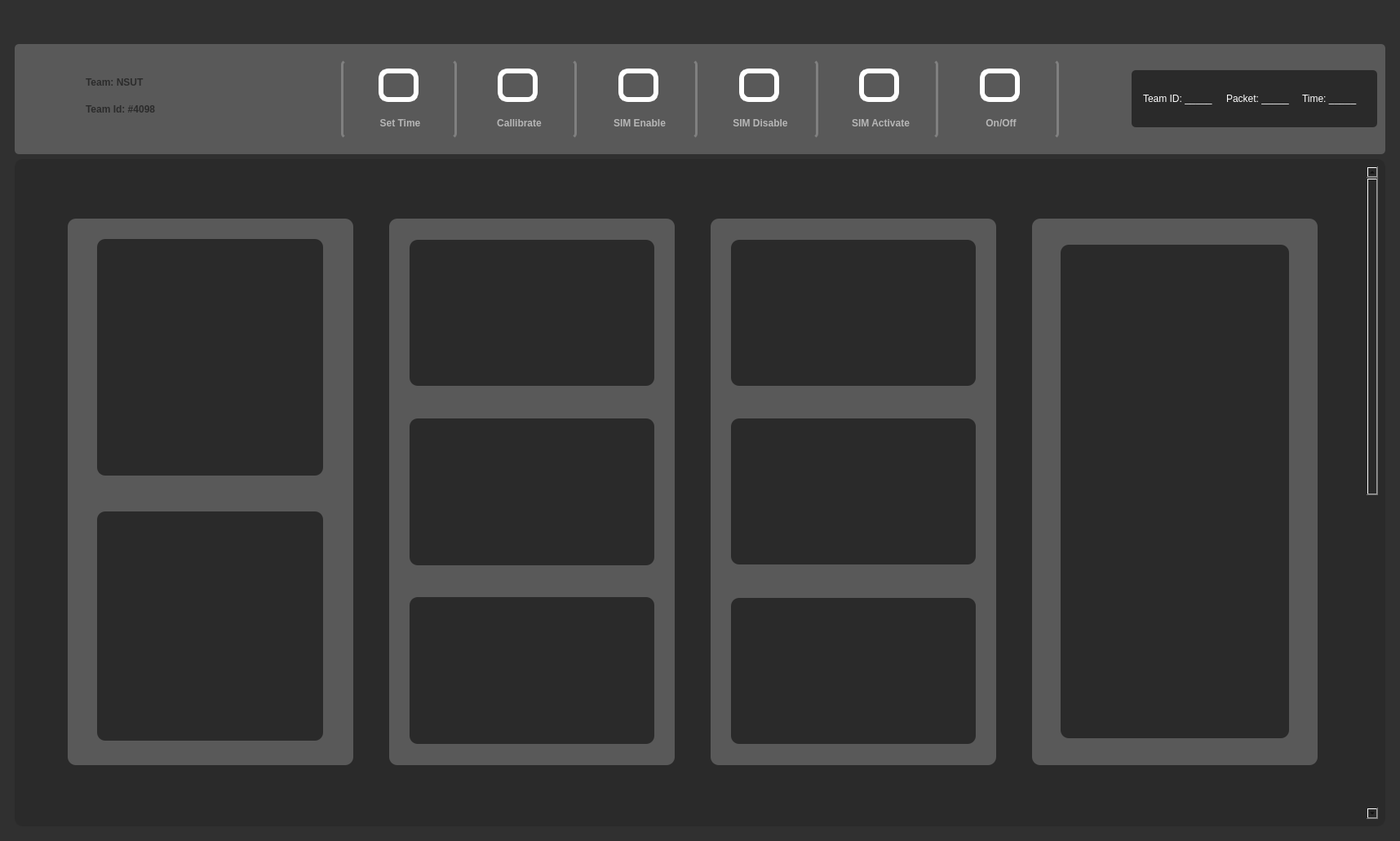
<?xml version="1.0" encoding="UTF-8"?>
<ui version="4.0">
 <class>MainWindow</class>
 <widget class="QMainWindow" name="MainWindow">
  <property name="geometry">
   <rect>
    <x>0</x>
    <y>0</y>
    <width>1716</width>
    <height>1031</height>
   </rect>
  </property>
  <property name="windowTitle">
   <string>MainWindow</string>
  </property>
  <property name="styleSheet">
   <string notr="true">background-color:#303030</string>
  </property>
  <widget class="QWidget" name="centralwidget">
   <layout class="QVBoxLayout" name="verticalLayout">
    <item>
     <widget class="QFrame" name="frame">
      <property name="styleSheet">
       <string notr="true">background-color:#303030;
border-radius:10px</string>
      </property>
      <property name="frameShape">
       <enum>QFrame::StyledPanel</enum>
      </property>
      <property name="frameShadow">
       <enum>QFrame::Raised</enum>
      </property>
      <layout class="QVBoxLayout" name="verticalLayout_2">
       <item>
        <widget class="QFrame" name="frame_2">
         <property name="sizePolicy">
          <sizepolicy hsizetype="Preferred" vsizetype="Fixed">
           <horstretch>0</horstretch>
           <verstretch>0</verstretch>
          </sizepolicy>
         </property>
         <property name="minimumSize">
          <size>
           <width>0</width>
           <height>30</height>
          </size>
         </property>
         <property name="maximumSize">
          <size>
           <width>16777215</width>
           <height>36</height>
          </size>
         </property>
         <property name="styleSheet">
          <string notr="true">
border-radius:5px;
background-color:#303030</string>
         </property>
         <property name="frameShape">
          <enum>QFrame::StyledPanel</enum>
         </property>
         <property name="frameShadow">
          <enum>QFrame::Raised</enum>
         </property>
        </widget>
       </item>
       <item>
        <widget class="QFrame" name="frame_3">
         <property name="sizePolicy">
          <sizepolicy hsizetype="Preferred" vsizetype="Fixed">
           <horstretch>0</horstretch>
           <verstretch>0</verstretch>
          </sizepolicy>
         </property>
         <property name="minimumSize">
          <size>
           <width>0</width>
           <height>120</height>
          </size>
         </property>
         <property name="styleSheet">
          <string notr="true">background-color:#595959;
padding: 1px;
border-radius:5px;
</string>
         </property>
         <property name="frameShape">
          <enum>QFrame::StyledPanel</enum>
         </property>
         <property name="frameShadow">
          <enum>QFrame::Raised</enum>
         </property>
         <layout class="QHBoxLayout" name="horizontalLayout_5">
          <item alignment="Qt::AlignLeft">
           <widget class="QFrame" name="NameSymbol">
            <property name="minimumSize">
             <size>
              <width>237</width>
              <height>66</height>
             </size>
            </property>
            <property name="styleSheet">
             <string notr="true">background-color:rgb(89, 89, 89);</string>
            </property>
            <property name="frameShape">
             <enum>QFrame::StyledPanel</enum>
            </property>
            <property name="frameShadow">
             <enum>QFrame::Raised</enum>
            </property>
            <layout class="QHBoxLayout" name="horizontalLayout_4">
             <item>
              <widget class="QLabel" name="label_7">
               <property name="minimumSize">
                <size>
                 <width>10</width>
                 <height>0</height>
                </size>
               </property>
               <property name="maximumSize">
                <size>
                 <width>57</width>
                 <height>49</height>
                </size>
               </property>
               <property name="text">
                <string/>
               </property>
               <property name="pixmap">
                <pixmap>icons/space-shuttle.png</pixmap>
               </property>
               <property name="scaledContents">
                <bool>true</bool>
               </property>
               <property name="alignment">
                <set>Qt::AlignBottom|Qt::AlignLeading|Qt::AlignLeft</set>
               </property>
              </widget>
             </item>
             <item>
              <layout class="QVBoxLayout" name="verticalLayout_11">
               <property name="spacing">
                <number>1</number>
               </property>
               <property name="topMargin">
                <number>11</number>
               </property>
               <property name="bottomMargin">
                <number>19</number>
               </property>
               <item>
                <widget class="QLabel" name="label_5">
                 <property name="styleSheet">
                  <string notr="true">border:none</string>
                 </property>
                 <property name="text">
                  <string>&lt;html&gt;&lt;head/&gt;&lt;body&gt;&lt;p&gt;&lt;span style=&quot; font-size:9pt; font-weight:600; color:#2b2b2b;&quot;&gt;Team: NSUT&lt;/span&gt;&lt;/p&gt;&lt;/body&gt;&lt;/html&gt;</string>
                 </property>
                </widget>
               </item>
               <item>
                <widget class="QLabel" name="label_6">
                 <property name="styleSheet">
                  <string notr="true">border:none;
</string>
                 </property>
                 <property name="text">
                  <string>&lt;html&gt;&lt;head/&gt;&lt;body&gt;&lt;p&gt;&lt;span style=&quot; font-size:9pt; font-weight:600; color:#2b2b2b;&quot;&gt;Team Id: #4098&lt;/span&gt;&lt;/p&gt;&lt;/body&gt;&lt;/html&gt;</string>
                 </property>
                </widget>
               </item>
              </layout>
             </item>
            </layout>
           </widget>
          </item>
          <item>
           <widget class="QFrame" name="Commands">
            <property name="minimumSize">
             <size>
              <width>900</width>
              <height>90</height>
             </size>
            </property>
            <property name="styleSheet">
             <string notr="true">background-color:rgb(89, 89, 89)</string>
            </property>
            <property name="frameShape">
             <enum>QFrame::StyledPanel</enum>
            </property>
            <property name="frameShadow">
             <enum>QFrame::Raised</enum>
            </property>
            <layout class="QHBoxLayout" name="horizontalLayout_6">
             <item>
              <widget class="QFrame" name="frame_31">
               <property name="minimumSize">
                <size>
                 <width>46</width>
                 <height>95</height>
                </size>
               </property>
               <property name="sizeIncrement">
                <size>
                 <width>0</width>
                 <height>3</height>
                </size>
               </property>
               <property name="styleSheet">
                <string notr="true">background-color:rgb(89, 89, 89);
border: solid grey;
border-width: 0px 3px 0px 3px
</string>
               </property>
               <property name="frameShape">
                <enum>QFrame::StyledPanel</enum>
               </property>
               <property name="frameShadow">
                <enum>QFrame::Raised</enum>
               </property>
               <layout class="QVBoxLayout" name="verticalLayout_19">
                <item alignment="Qt::AlignHCenter|Qt::AlignTop">
                 <widget class="QPushButton" name="pushButton_17">
                  <property name="minimumSize">
                   <size>
                    <width>49</width>
                    <height>41</height>
                   </size>
                  </property>
                  <property name="baseSize">
                   <size>
                    <width>9</width>
                    <height>0</height>
                   </size>
                  </property>
                  <property name="styleSheet">
                   <string notr="true">border: 6px solid white;
border-radius:12px
</string>
                  </property>
                  <property name="text">
                   <string/>
                  </property>
                  <property name="iconSize">
                   <size>
                    <width>32</width>
                    <height>25</height>
                   </size>
                  </property>
                 </widget>
                </item>
                <item alignment="Qt::AlignBottom">
                 <widget class="QLabel" name="label_16">
                  <property name="minimumSize">
                   <size>
                    <width>0</width>
                    <height>12</height>
                   </size>
                  </property>
                  <property name="font">
                   <font>
                    <weight>75</weight>
                    <bold>true</bold>
                   </font>
                  </property>
                  <property name="styleSheet">
                   <string notr="true">border:none</string>
                  </property>
                  <property name="text">
                   <string>&lt;html&gt;&lt;head/&gt;&lt;body&gt;&lt;p align=&quot;center&quot;&gt;&lt;span style=&quot; color:#b6b6b6;&quot;&gt;Set Time&lt;/span&gt;&lt;/p&gt;&lt;/body&gt;&lt;/html&gt;</string>
                  </property>
                 </widget>
                </item>
               </layout>
              </widget>
             </item>
             <item>
              <widget class="QFrame" name="frame_30">
               <property name="minimumSize">
                <size>
                 <width>46</width>
                 <height>95</height>
                </size>
               </property>
               <property name="sizeIncrement">
                <size>
                 <width>0</width>
                 <height>3</height>
                </size>
               </property>
               <property name="styleSheet">
                <string notr="true">background-color:rgb(89, 89, 89);
border: solid grey;
border-width: 0px 3px 0px 0px</string>
               </property>
               <property name="frameShape">
                <enum>QFrame::StyledPanel</enum>
               </property>
               <property name="frameShadow">
                <enum>QFrame::Raised</enum>
               </property>
               <layout class="QVBoxLayout" name="verticalLayout_18">
                <item alignment="Qt::AlignHCenter|Qt::AlignTop">
                 <widget class="QPushButton" name="pushButton_16">
                  <property name="minimumSize">
                   <size>
                    <width>49</width>
                    <height>41</height>
                   </size>
                  </property>
                  <property name="baseSize">
                   <size>
                    <width>9</width>
                    <height>0</height>
                   </size>
                  </property>
                  <property name="styleSheet">
                   <string notr="true">border: 6px solid white;
border-radius:12px;
</string>
                  </property>
                  <property name="text">
                   <string/>
                  </property>
                  <property name="iconSize">
                   <size>
                    <width>32</width>
                    <height>25</height>
                   </size>
                  </property>
                 </widget>
                </item>
                <item alignment="Qt::AlignBottom">
                 <widget class="QLabel" name="label_15">
                  <property name="minimumSize">
                   <size>
                    <width>0</width>
                    <height>12</height>
                   </size>
                  </property>
                  <property name="font">
                   <font>
                    <weight>75</weight>
                    <bold>true</bold>
                   </font>
                  </property>
                  <property name="styleSheet">
                   <string notr="true">border:none</string>
                  </property>
                  <property name="text">
                   <string>&lt;html&gt;&lt;head/&gt;&lt;body&gt;&lt;p align=&quot;center&quot;&gt;&lt;span style=&quot; color:#b6b6b6;&quot;&gt;Callibrate&lt;/span&gt;&lt;/p&gt;&lt;/body&gt;&lt;/html&gt;</string>
                  </property>
                 </widget>
                </item>
               </layout>
              </widget>
             </item>
             <item>
              <widget class="QFrame" name="frame_26">
               <property name="minimumSize">
                <size>
                 <width>46</width>
                 <height>95</height>
                </size>
               </property>
               <property name="sizeIncrement">
                <size>
                 <width>0</width>
                 <height>3</height>
                </size>
               </property>
               <property name="styleSheet">
                <string notr="true">background-color:rgb(89, 89, 89);
border: solid grey;
border-width: 0px 3px 0px 0px</string>
               </property>
               <property name="frameShape">
                <enum>QFrame::StyledPanel</enum>
               </property>
               <property name="frameShadow">
                <enum>QFrame::Raised</enum>
               </property>
               <layout class="QVBoxLayout" name="verticalLayout_14">
                <item alignment="Qt::AlignHCenter|Qt::AlignTop">
                 <widget class="QPushButton" name="pushButton_11">
                  <property name="minimumSize">
                   <size>
                    <width>49</width>
                    <height>41</height>
                   </size>
                  </property>
                  <property name="baseSize">
                   <size>
                    <width>9</width>
                    <height>0</height>
                   </size>
                  </property>
                  <property name="styleSheet">
                   <string notr="true">border: 6px solid white;
border-radius:12px
</string>
                  </property>
                  <property name="text">
                   <string/>
                  </property>
                  <property name="iconSize">
                   <size>
                    <width>32</width>
                    <height>25</height>
                   </size>
                  </property>
                 </widget>
                </item>
                <item alignment="Qt::AlignHCenter|Qt::AlignBottom">
                 <widget class="QLabel" name="label_11">
                  <property name="minimumSize">
                   <size>
                    <width>0</width>
                    <height>12</height>
                   </size>
                  </property>
                  <property name="font">
                   <font>
                    <weight>75</weight>
                    <bold>true</bold>
                   </font>
                  </property>
                  <property name="styleSheet">
                   <string notr="true">border:none</string>
                  </property>
                  <property name="text">
                   <string>&lt;html&gt;&lt;head/&gt;&lt;body&gt;&lt;p align=&quot;center&quot;&gt;&lt;span style=&quot; color:#b6b6b6;&quot;&gt;SIM Enable&lt;/span&gt;&lt;/p&gt;&lt;/body&gt;&lt;/html&gt;</string>
                  </property>
                 </widget>
                </item>
               </layout>
              </widget>
             </item>
             <item>
              <widget class="QFrame" name="frame_27">
               <property name="minimumSize">
                <size>
                 <width>46</width>
                 <height>95</height>
                </size>
               </property>
               <property name="sizeIncrement">
                <size>
                 <width>0</width>
                 <height>3</height>
                </size>
               </property>
               <property name="styleSheet">
                <string notr="true">background-color:rgb(89, 89, 89);
border: solid grey;
border-width: 0px 3px 0px 0px</string>
               </property>
               <property name="frameShape">
                <enum>QFrame::StyledPanel</enum>
               </property>
               <property name="frameShadow">
                <enum>QFrame::Raised</enum>
               </property>
               <layout class="QVBoxLayout" name="verticalLayout_15">
                <item alignment="Qt::AlignHCenter|Qt::AlignTop">
                 <widget class="QPushButton" name="pushButton_13">
                  <property name="minimumSize">
                   <size>
                    <width>49</width>
                    <height>41</height>
                   </size>
                  </property>
                  <property name="baseSize">
                   <size>
                    <width>9</width>
                    <height>0</height>
                   </size>
                  </property>
                  <property name="styleSheet">
                   <string notr="true">border: 6px solid white;
border-radius:12px
</string>
                  </property>
                  <property name="text">
                   <string/>
                  </property>
                  <property name="iconSize">
                   <size>
                    <width>32</width>
                    <height>25</height>
                   </size>
                  </property>
                 </widget>
                </item>
                <item alignment="Qt::AlignBottom">
                 <widget class="QLabel" name="label_12">
                  <property name="minimumSize">
                   <size>
                    <width>0</width>
                    <height>12</height>
                   </size>
                  </property>
                  <property name="font">
                   <font>
                    <weight>75</weight>
                    <bold>true</bold>
                   </font>
                  </property>
                  <property name="styleSheet">
                   <string notr="true">border:none</string>
                  </property>
                  <property name="text">
                   <string>&lt;html&gt;&lt;head/&gt;&lt;body&gt;&lt;p align=&quot;center&quot;&gt;&lt;span style=&quot; color:#b6b6b6;&quot;&gt;SIM Disable&lt;/span&gt;&lt;/p&gt;&lt;/body&gt;&lt;/html&gt;</string>
                  </property>
                 </widget>
                </item>
               </layout>
              </widget>
             </item>
             <item>
              <widget class="QFrame" name="frame_29">
               <property name="minimumSize">
                <size>
                 <width>46</width>
                 <height>95</height>
                </size>
               </property>
               <property name="sizeIncrement">
                <size>
                 <width>0</width>
                 <height>3</height>
                </size>
               </property>
               <property name="styleSheet">
                <string notr="true">background-color:rgb(89, 89, 89);
border: solid grey;
border-width: 0px 3px 0px 0px</string>
               </property>
               <property name="frameShape">
                <enum>QFrame::StyledPanel</enum>
               </property>
               <property name="frameShadow">
                <enum>QFrame::Raised</enum>
               </property>
               <layout class="QVBoxLayout" name="verticalLayout_17">
                <item alignment="Qt::AlignHCenter|Qt::AlignTop">
                 <widget class="QPushButton" name="pushButton_15">
                  <property name="minimumSize">
                   <size>
                    <width>49</width>
                    <height>41</height>
                   </size>
                  </property>
                  <property name="baseSize">
                   <size>
                    <width>9</width>
                    <height>0</height>
                   </size>
                  </property>
                  <property name="styleSheet">
                   <string notr="true">border: 6px solid white;
border-radius:12px
</string>
                  </property>
                  <property name="text">
                   <string/>
                  </property>
                  <property name="iconSize">
                   <size>
                    <width>32</width>
                    <height>25</height>
                   </size>
                  </property>
                 </widget>
                </item>
                <item alignment="Qt::AlignBottom">
                 <widget class="QLabel" name="label_14">
                  <property name="minimumSize">
                   <size>
                    <width>0</width>
                    <height>12</height>
                   </size>
                  </property>
                  <property name="font">
                   <font>
                    <weight>75</weight>
                    <bold>true</bold>
                   </font>
                  </property>
                  <property name="styleSheet">
                   <string notr="true">border:none</string>
                  </property>
                  <property name="text">
                   <string>&lt;html&gt;&lt;head/&gt;&lt;body&gt;&lt;p align=&quot;center&quot;&gt;&lt;span style=&quot; color:#b6b6b6;&quot;&gt;SIM Activate&lt;/span&gt;&lt;/p&gt;&lt;/body&gt;&lt;/html&gt;</string>
                  </property>
                 </widget>
                </item>
               </layout>
              </widget>
             </item>
             <item>
              <widget class="QFrame" name="frame_28">
               <property name="minimumSize">
                <size>
                 <width>46</width>
                 <height>95</height>
                </size>
               </property>
               <property name="sizeIncrement">
                <size>
                 <width>0</width>
                 <height>3</height>
                </size>
               </property>
               <property name="styleSheet">
                <string notr="true">background-color:rgb(89, 89, 89);
border: solid grey;
border-width: 0px 3px 0px 0px</string>
               </property>
               <property name="frameShape">
                <enum>QFrame::StyledPanel</enum>
               </property>
               <property name="frameShadow">
                <enum>QFrame::Raised</enum>
               </property>
               <layout class="QVBoxLayout" name="verticalLayout_16">
                <item alignment="Qt::AlignHCenter|Qt::AlignTop">
                 <widget class="QPushButton" name="pushButton_14">
                  <property name="minimumSize">
                   <size>
                    <width>49</width>
                    <height>41</height>
                   </size>
                  </property>
                  <property name="baseSize">
                   <size>
                    <width>9</width>
                    <height>0</height>
                   </size>
                  </property>
                  <property name="styleSheet">
                   <string notr="true">border: 6px solid white;
border-radius:12px
</string>
                  </property>
                  <property name="text">
                   <string/>
                  </property>
                  <property name="iconSize">
                   <size>
                    <width>32</width>
                    <height>25</height>
                   </size>
                  </property>
                 </widget>
                </item>
                <item alignment="Qt::AlignBottom">
                 <widget class="QLabel" name="label_13">
                  <property name="minimumSize">
                   <size>
                    <width>0</width>
                    <height>12</height>
                   </size>
                  </property>
                  <property name="font">
                   <font>
                    <weight>75</weight>
                    <bold>true</bold>
                   </font>
                  </property>
                  <property name="styleSheet">
                   <string notr="true">border:none</string>
                  </property>
                  <property name="text">
                   <string>&lt;html&gt;&lt;head/&gt;&lt;body&gt;&lt;p align=&quot;center&quot;&gt;&lt;span style=&quot; color:#b6b6b6;&quot;&gt;On/Off&lt;/span&gt;&lt;/p&gt;&lt;/body&gt;&lt;/html&gt;</string>
                  </property>
                 </widget>
                </item>
               </layout>
              </widget>
             </item>
            </layout>
           </widget>
          </item>
          <item alignment="Qt::AlignRight|Qt::AlignVCenter">
           <widget class="QFrame" name="Packetstime">
            <property name="minimumSize">
             <size>
              <width>301</width>
              <height>70</height>
             </size>
            </property>
            <property name="styleSheet">
             <string notr="true">background-color:rgb(42, 42, 42)</string>
            </property>
            <property name="frameShape">
             <enum>QFrame::StyledPanel</enum>
            </property>
            <property name="frameShadow">
             <enum>QFrame::Raised</enum>
            </property>
            <layout class="QHBoxLayout" name="horizontalLayout_3">
             <item>
              <widget class="QLabel" name="label_2">
               <property name="text">
                <string>&lt;html&gt;&lt;head/&gt;&lt;body&gt;&lt;p&gt;&lt;span style=&quot; color:#ffffff;&quot;&gt;Team ID: _____ &lt;/span&gt;&lt;/p&gt;&lt;/body&gt;&lt;/html&gt;</string>
               </property>
              </widget>
             </item>
             <item>
              <widget class="QLabel" name="label_3">
               <property name="text">
                <string>&lt;html&gt;&lt;head/&gt;&lt;body&gt;&lt;p&gt;&lt;span style=&quot; color:#ffffff;&quot;&gt;Packet: _____&lt;/span&gt;&lt;/p&gt;&lt;/body&gt;&lt;/html&gt;</string>
               </property>
              </widget>
             </item>
             <item>
              <widget class="QLabel" name="label_4">
               <property name="text">
                <string>&lt;html&gt;&lt;head/&gt;&lt;body&gt;&lt;p&gt;&lt;span style=&quot; color:#ffffff;&quot;&gt;Time: _____&lt;/span&gt;&lt;/p&gt;&lt;/body&gt;&lt;/html&gt;</string>
               </property>
              </widget>
             </item>
            </layout>
           </widget>
          </item>
         </layout>
        </widget>
       </item>
       <item>
        <widget class="QFrame" name="frame_4">
         <property name="styleSheet">
          <string notr="true">
background-color:#2A2A2A</string>
         </property>
         <property name="frameShape">
          <enum>QFrame::StyledPanel</enum>
         </property>
         <property name="frameShadow">
          <enum>QFrame::Raised</enum>
         </property>
         <layout class="QVBoxLayout" name="verticalLayout_3">
          <item>
           <widget class="QScrollArea" name="scrollArea">
            <property name="sizePolicy">
             <sizepolicy hsizetype="Preferred" vsizetype="Fixed">
              <horstretch>0</horstretch>
              <verstretch>0</verstretch>
             </sizepolicy>
            </property>
            <property name="minimumSize">
             <size>
              <width>0</width>
              <height>800</height>
             </size>
            </property>
            <property name="styleSheet">
             <string notr="true">border-radius:10px</string>
            </property>
            <property name="verticalScrollBarPolicy">
             <enum>Qt::ScrollBarAlwaysOn</enum>
            </property>
            <property name="widgetResizable">
             <bool>true</bool>
            </property>
            <widget class="QWidget" name="scrollAreaWidgetContents">
             <property name="geometry">
              <rect>
               <x>0</x>
               <y>0</y>
               <width>1629</width>
               <height>1589</height>
              </rect>
             </property>
             <property name="sizePolicy">
              <sizepolicy hsizetype="Preferred" vsizetype="Fixed">
               <horstretch>0</horstretch>
               <verstretch>0</verstretch>
              </sizepolicy>
             </property>
             <property name="styleSheet">
              <string notr="true">background-color:#2A2A2A;
border-radius:10px</string>
             </property>
             <layout class="QVBoxLayout" name="verticalLayout_4">
              <item>
               <widget class="QFrame" name="part1">
                <property name="minimumSize">
                 <size>
                  <width>0</width>
                  <height>780</height>
                 </size>
                </property>
                <property name="styleSheet">
                 <string notr="true">background-color:#2A2A2A</string>
                </property>
                <property name="frameShape">
                 <enum>QFrame::StyledPanel</enum>
                </property>
                <property name="frameShadow">
                 <enum>QFrame::Raised</enum>
                </property>
                <layout class="QHBoxLayout" name="horizontalLayout">
                 <item>
                  <widget class="QFrame" name="frame_9">
                   <property name="maximumSize">
                    <size>
                     <width>350</width>
                     <height>670</height>
                    </size>
                   </property>
                   <property name="styleSheet">
                    <string notr="true">background-color:#595959;
border-radius:10px</string>
                   </property>
                   <property name="frameShape">
                    <enum>QFrame::StyledPanel</enum>
                   </property>
                   <property name="frameShadow">
                    <enum>QFrame::Raised</enum>
                   </property>
                   <layout class="QVBoxLayout" name="verticalLayout_7">
                    <item alignment="Qt::AlignHCenter|Qt::AlignVCenter">
                     <widget class="QFrame" name="frame_15">
                      <property name="minimumSize">
                       <size>
                        <width>277</width>
                        <height>290</height>
                       </size>
                      </property>
                      <property name="styleSheet">
                       <string notr="true">background-color:#2A2A2A</string>
                      </property>
                      <property name="frameShape">
                       <enum>QFrame::StyledPanel</enum>
                      </property>
                      <property name="frameShadow">
                       <enum>QFrame::Raised</enum>
                      </property>
                     </widget>
                    </item>
                    <item alignment="Qt::AlignHCenter|Qt::AlignVCenter">
                     <widget class="QFrame" name="frame_14">
                      <property name="minimumSize">
                       <size>
                        <width>277</width>
                        <height>281</height>
                       </size>
                      </property>
                      <property name="styleSheet">
                       <string notr="true">background-color:#2A2A2A</string>
                      </property>
                      <property name="frameShape">
                       <enum>QFrame::StyledPanel</enum>
                      </property>
                      <property name="frameShadow">
                       <enum>QFrame::Raised</enum>
                      </property>
                     </widget>
                    </item>
                   </layout>
                  </widget>
                 </item>
                 <item>
                  <widget class="QFrame" name="frame_12">
                   <property name="maximumSize">
                    <size>
                     <width>350</width>
                     <height>670</height>
                    </size>
                   </property>
                   <property name="styleSheet">
                    <string notr="true">background-color:#595959;
border-radius:10px</string>
                   </property>
                   <property name="frameShape">
                    <enum>QFrame::StyledPanel</enum>
                   </property>
                   <property name="frameShadow">
                    <enum>QFrame::Raised</enum>
                   </property>
                   <layout class="QVBoxLayout" name="verticalLayout_8">
                    <item alignment="Qt::AlignHCenter|Qt::AlignVCenter">
                     <widget class="QFrame" name="frame_17">
                      <property name="minimumSize">
                       <size>
                        <width>300</width>
                        <height>179</height>
                       </size>
                      </property>
                      <property name="styleSheet">
                       <string notr="true">background-color:#2A2A2A</string>
                      </property>
                      <property name="frameShape">
                       <enum>QFrame::StyledPanel</enum>
                      </property>
                      <property name="frameShadow">
                       <enum>QFrame::Raised</enum>
                      </property>
                     </widget>
                    </item>
                    <item alignment="Qt::AlignHCenter|Qt::AlignVCenter">
                     <widget class="QFrame" name="frame_18">
                      <property name="minimumSize">
                       <size>
                        <width>300</width>
                        <height>180</height>
                       </size>
                      </property>
                      <property name="styleSheet">
                       <string notr="true">background-color:#2A2A2A</string>
                      </property>
                      <property name="frameShape">
                       <enum>QFrame::StyledPanel</enum>
                      </property>
                      <property name="frameShadow">
                       <enum>QFrame::Raised</enum>
                      </property>
                     </widget>
                    </item>
                    <item alignment="Qt::AlignHCenter|Qt::AlignVCenter">
                     <widget class="QFrame" name="frame_23">
                      <property name="minimumSize">
                       <size>
                        <width>300</width>
                        <height>180</height>
                       </size>
                      </property>
                      <property name="styleSheet">
                       <string notr="true">background-color:#2A2A2A</string>
                      </property>
                      <property name="frameShape">
                       <enum>QFrame::StyledPanel</enum>
                      </property>
                      <property name="frameShadow">
                       <enum>QFrame::Raised</enum>
                      </property>
                     </widget>
                    </item>
                   </layout>
                  </widget>
                 </item>
                 <item>
                  <widget class="QFrame" name="frame_10">
                   <property name="maximumSize">
                    <size>
                     <width>350</width>
                     <height>670</height>
                    </size>
                   </property>
                   <property name="styleSheet">
                    <string notr="true">background-color:#595959;
border-radius:10px</string>
                   </property>
                   <property name="frameShape">
                    <enum>QFrame::StyledPanel</enum>
                   </property>
                   <property name="frameShadow">
                    <enum>QFrame::Raised</enum>
                   </property>
                   <layout class="QVBoxLayout" name="verticalLayout_9">
                    <item alignment="Qt::AlignHCenter|Qt::AlignVCenter">
                     <widget class="QFrame" name="frame_19">
                      <property name="minimumSize">
                       <size>
                        <width>300</width>
                        <height>179</height>
                       </size>
                      </property>
                      <property name="styleSheet">
                       <string notr="true">background-color:#2A2A2A</string>
                      </property>
                      <property name="frameShape">
                       <enum>QFrame::StyledPanel</enum>
                      </property>
                      <property name="frameShadow">
                       <enum>QFrame::Raised</enum>
                      </property>
                     </widget>
                    </item>
                    <item alignment="Qt::AlignHCenter|Qt::AlignVCenter">
                     <widget class="QFrame" name="frame_20">
                      <property name="minimumSize">
                       <size>
                        <width>300</width>
                        <height>179</height>
                       </size>
                      </property>
                      <property name="styleSheet">
                       <string notr="true">background-color:#2A2A2A</string>
                      </property>
                      <property name="frameShape">
                       <enum>QFrame::StyledPanel</enum>
                      </property>
                      <property name="frameShadow">
                       <enum>QFrame::Raised</enum>
                      </property>
                     </widget>
                    </item>
                    <item alignment="Qt::AlignHCenter|Qt::AlignVCenter">
                     <widget class="QFrame" name="frame_21">
                      <property name="minimumSize">
                       <size>
                        <width>300</width>
                        <height>179</height>
                       </size>
                      </property>
                      <property name="styleSheet">
                       <string notr="true">background-color:#2A2A2A</string>
                      </property>
                      <property name="frameShape">
                       <enum>QFrame::StyledPanel</enum>
                      </property>
                      <property name="frameShadow">
                       <enum>QFrame::Raised</enum>
                      </property>
                     </widget>
                    </item>
                   </layout>
                  </widget>
                 </item>
                 <item>
                  <widget class="QFrame" name="frame_11">
                   <property name="maximumSize">
                    <size>
                     <width>350</width>
                     <height>670</height>
                    </size>
                   </property>
                   <property name="styleSheet">
                    <string notr="true">background-color:#595959;
border-radius:10px</string>
                   </property>
                   <property name="frameShape">
                    <enum>QFrame::StyledPanel</enum>
                   </property>
                   <property name="frameShadow">
                    <enum>QFrame::Raised</enum>
                   </property>
                   <layout class="QVBoxLayout" name="verticalLayout_10">
                    <item alignment="Qt::AlignHCenter|Qt::AlignVCenter">
                     <widget class="QFrame" name="frame_22">
                      <property name="minimumSize">
                       <size>
                        <width>280</width>
                        <height>605</height>
                       </size>
                      </property>
                      <property name="styleSheet">
                       <string notr="true">background-color:#2A2A2A</string>
                      </property>
                      <property name="frameShape">
                       <enum>QFrame::StyledPanel</enum>
                      </property>
                      <property name="frameShadow">
                       <enum>QFrame::Raised</enum>
                      </property>
                     </widget>
                    </item>
                   </layout>
                  </widget>
                 </item>
                </layout>
               </widget>
              </item>
              <item>
               <widget class="QFrame" name="part2">
                <property name="minimumSize">
                 <size>
                  <width>0</width>
                  <height>780</height>
                 </size>
                </property>
                <property name="styleSheet">
                 <string notr="true">background-color:#2A2A2A</string>
                </property>
                <property name="frameShape">
                 <enum>QFrame::StyledPanel</enum>
                </property>
                <property name="frameShadow">
                 <enum>QFrame::Raised</enum>
                </property>
                <layout class="QHBoxLayout" name="horizontalLayout_2">
                 <item>
                  <widget class="QFrame" name="frame_5">
                   <property name="styleSheet">
                    <string notr="true">background-color:#2A2A2A</string>
                   </property>
                   <property name="frameShape">
                    <enum>QFrame::StyledPanel</enum>
                   </property>
                   <property name="frameShadow">
                    <enum>QFrame::Raised</enum>
                   </property>
                   <layout class="QVBoxLayout" name="verticalLayout_6">
                    <item alignment="Qt::AlignHCenter|Qt::AlignVCenter">
                     <widget class="QFrame" name="frame_13">
                      <property name="minimumSize">
                       <size>
                        <width>678</width>
                        <height>644</height>
                       </size>
                      </property>
                      <property name="styleSheet">
                       <string notr="true">background-color:rgb(89, 89, 89)</string>
                      </property>
                      <property name="frameShape">
                       <enum>QFrame::StyledPanel</enum>
                      </property>
                      <property name="frameShadow">
                       <enum>QFrame::Raised</enum>
                      </property>
                      <widget class="QLabel" name="label">
                       <property name="geometry">
                        <rect>
                         <x>70</x>
                         <y>20</y>
                         <width>591</width>
                         <height>611</height>
                        </rect>
                       </property>
                       <property name="text">
                        <string/>
                       </property>
                       <property name="pixmap">
                        <pixmap>icons/Picture1.png</pixmap>
                       </property>
                       <property name="scaledContents">
                        <bool>false</bool>
                       </property>
                      </widget>
                     </widget>
                    </item>
                   </layout>
                  </widget>
                 </item>
                 <item>
                  <widget class="QFrame" name="frame_6">
                   <property name="styleSheet">
                    <string notr="true">background-color:#2A2A2A</string>
                   </property>
                   <property name="frameShape">
                    <enum>QFrame::StyledPanel</enum>
                   </property>
                   <property name="frameShadow">
                    <enum>QFrame::Raised</enum>
                   </property>
                   <layout class="QVBoxLayout" name="verticalLayout_5">
                    <item>
                     <widget class="QFrame" name="frame_7">
                      <property name="maximumSize">
                       <size>
                        <width>16777215</width>
                        <height>300</height>
                       </size>
                      </property>
                      <property name="styleSheet">
                       <string notr="true">background-color:rgb(89, 89, 89)
</string>
                      </property>
                      <property name="frameShape">
                       <enum>QFrame::StyledPanel</enum>
                      </property>
                      <property name="frameShadow">
                       <enum>QFrame::Raised</enum>
                      </property>
                     </widget>
                    </item>
                    <item>
                     <widget class="QFrame" name="frame_8">
                      <property name="maximumSize">
                       <size>
                        <width>16777215</width>
                        <height>300</height>
                       </size>
                      </property>
                      <property name="styleSheet">
                       <string notr="true">background-color:rgb(89, 89, 89)</string>
                      </property>
                      <property name="frameShape">
                       <enum>QFrame::StyledPanel</enum>
                      </property>
                      <property name="frameShadow">
                       <enum>QFrame::Raised</enum>
                      </property>
                     </widget>
                    </item>
                   </layout>
                  </widget>
                 </item>
                </layout>
               </widget>
              </item>
             </layout>
            </widget>
           </widget>
          </item>
         </layout>
        </widget>
       </item>
      </layout>
      <zorder>frame_3</zorder>
      <zorder>frame_2</zorder>
      <zorder>frame_4</zorder>
     </widget>
    </item>
   </layout>
  </widget>
 </widget>
 <resources/>
 <connections/>
</ui>
